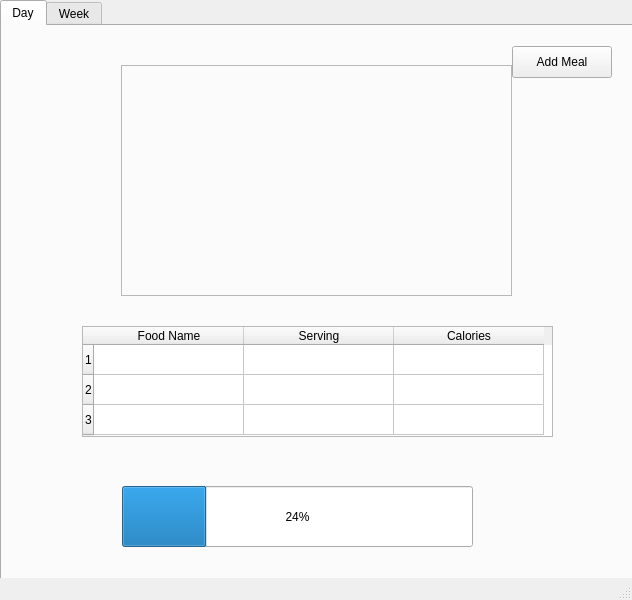
<?xml version="1.0" encoding="UTF-8"?>
<ui version="4.0">
 <class>MainWindow</class>
 <widget class="QMainWindow" name="MainWindow">
  <property name="geometry">
   <rect>
    <x>0</x>
    <y>0</y>
    <width>632</width>
    <height>600</height>
   </rect>
  </property>
  <property name="windowTitle">
   <string>MainWindow</string>
  </property>
  <widget class="QWidget" name="centralwidget">
   <widget class="QTabWidget" name="tabWidget">
    <property name="geometry">
     <rect>
      <x>0</x>
      <y>0</y>
      <width>641</width>
      <height>581</height>
     </rect>
    </property>
    <property name="currentIndex">
     <number>0</number>
    </property>
    <property name="usesScrollButtons">
     <bool>false</bool>
    </property>
    <property name="tabsClosable">
     <bool>false</bool>
    </property>
    <property name="movable">
     <bool>false</bool>
    </property>
    <widget class="QWidget" name="tab">
     <attribute name="title">
      <string>Day</string>
     </attribute>
     <widget class="QPushButton" name="mealInputButton">
      <property name="geometry">
       <rect>
        <x>510</x>
        <y>20</y>
        <width>100</width>
        <height>32</height>
       </rect>
      </property>
      <property name="text">
       <string>Add Meal</string>
      </property>
     </widget>
     <widget class="QProgressBar" name="progressBar">
      <property name="geometry">
       <rect>
        <x>120</x>
        <y>460</y>
        <width>351</width>
        <height>61</height>
       </rect>
      </property>
      <property name="value">
       <number>24</number>
      </property>
     </widget>
     <widget class="QTableWidget" name="tableWidget">
      <property name="geometry">
       <rect>
        <x>80</x>
        <y>300</y>
        <width>471</width>
        <height>111</height>
       </rect>
      </property>
      <property name="editTriggers">
       <set>QAbstractItemView::NoEditTriggers</set>
      </property>
      <property name="showGrid">
       <bool>true</bool>
      </property>
      <property name="rowCount">
       <number>3</number>
      </property>
      <property name="columnCount">
       <number>3</number>
      </property>
      <attribute name="horizontalHeaderCascadingSectionResizes">
       <bool>false</bool>
      </attribute>
      <attribute name="horizontalHeaderDefaultSectionSize">
       <number>150</number>
      </attribute>
      <row/>
      <row/>
      <row/>
      <column>
       <property name="text">
        <string>Food Name</string>
       </property>
      </column>
      <column>
       <property name="text">
        <string>Serving</string>
       </property>
      </column>
      <column>
       <property name="text">
        <string>Calories</string>
       </property>
      </column>
     </widget>
     <widget class="QFrame" name="frame">
      <property name="geometry">
       <rect>
        <x>119</x>
        <y>39</y>
        <width>391</width>
        <height>231</height>
       </rect>
      </property>
      <property name="frameShape">
       <enum>QFrame::StyledPanel</enum>
      </property>
      <property name="frameShadow">
       <enum>QFrame::Raised</enum>
      </property>
     </widget>
    </widget>
    <widget class="QWidget" name="tab_2">
     <attribute name="title">
      <string>Week</string>
     </attribute>
    </widget>
   </widget>
  </widget>
  <widget class="QStatusBar" name="statusbar"/>
 </widget>
 <resources/>
 <connections/>
</ui>
